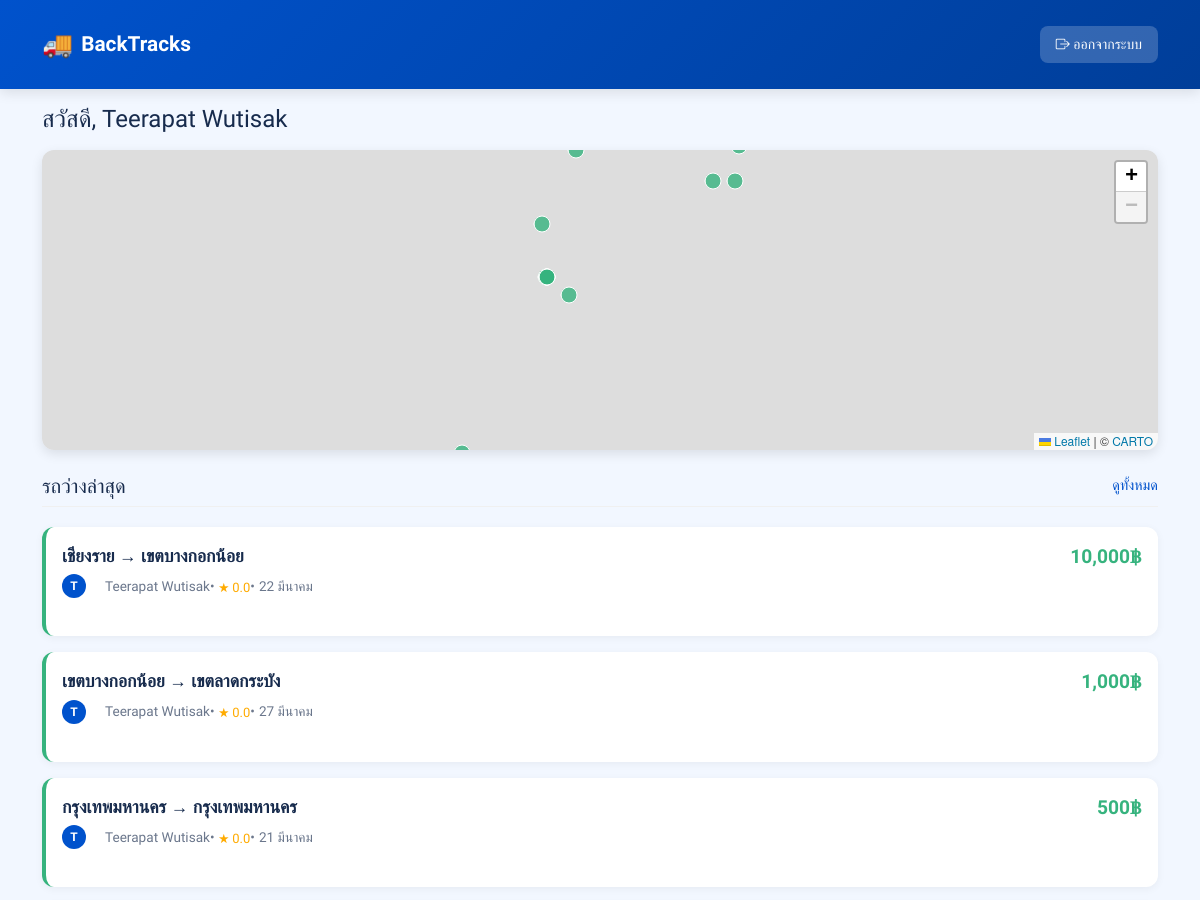
Before: /dashboard (signed in, upper part) with the older database file.
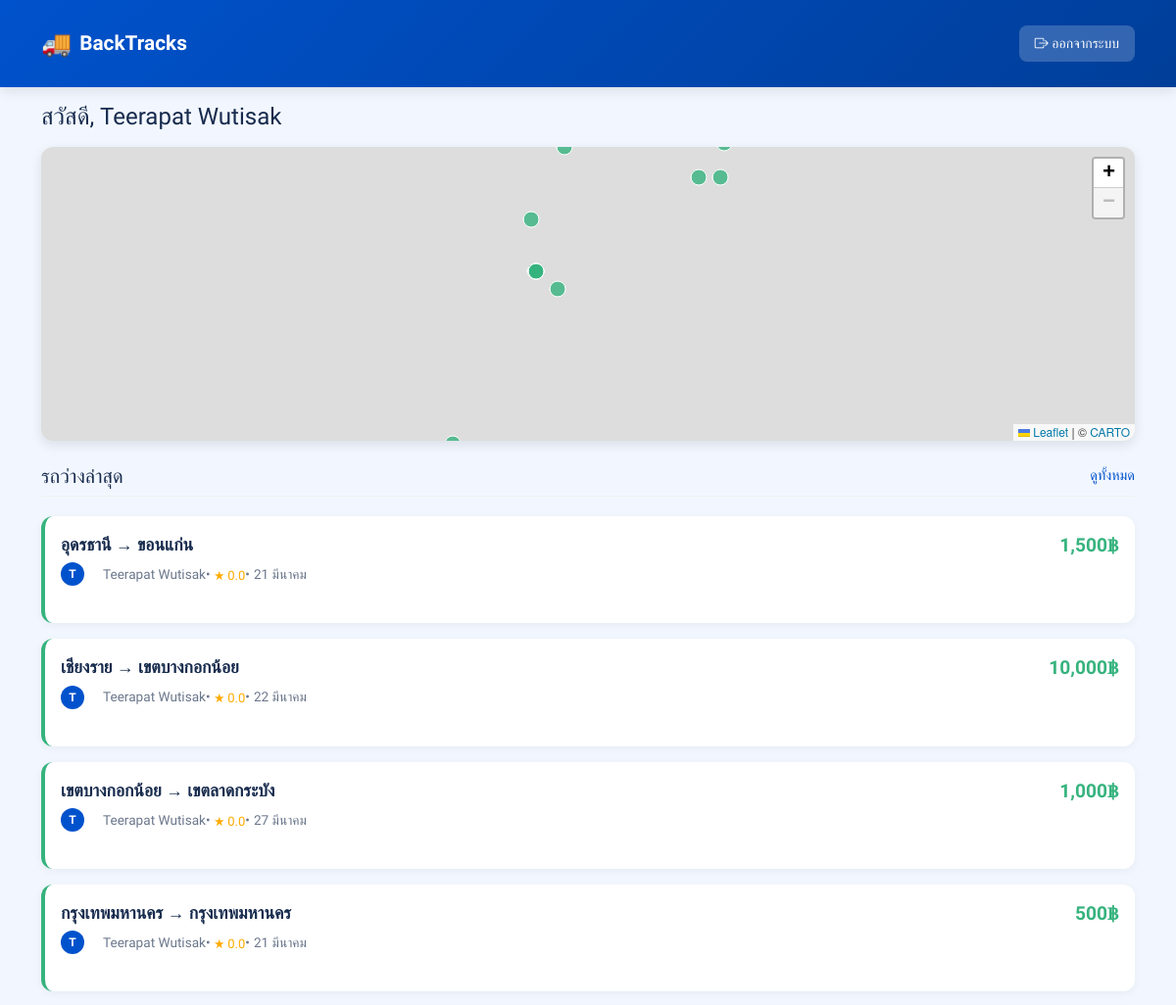
After: the same page with the newer database file.
### app.py (models this page shows)
class Truck(db.Model):
    id = db.Column(db.Integer, primary_key=True)
    user_id = db.Column(db.Integer, db.ForeignKey('user.id'), nullable=False)
    plate = db.Column(db.String(10), nullable=False)
    truck_type = db.Column(db.String(20), default="สไลด์หัวลาก", nullable=False)
    start = db.Column(db.String(50), nullable=False)
    dest = db.Column(db.String(50), nullable=False)
    return_date = db.Column(db.String(20), nullable=False)
    price = db.Column(db.Integer, nullable=False)
    lat = db.Column(db.Float, nullable=False)
    lon = db.Column(db.Float, nullable=False)
    is_confirmed = db.Column(db.Boolean, default=False)
    is_expired = db.Column(db.Boolean, default=False)
    created_at = db.Column(db.DateTime, default=datetime.now)
    updated_at = db.Column(db.DateTime, default=datetime.now, onupdate=datetime.now)
    review_count = db.Column(db.Integer, default=0)
    rating = db.Column(db.Float, default=0)

class User(UserMixin, db.Model):
    id = db.Column(db.Integer, primary_key=True)
    email = db.Column(db.String(120), unique=True, nullable=False)
    phone = db.Column(db.String(10), unique=True, nullable=False)
    password = db.Column(db.String(120), nullable=False)
    name = db.Column(db.String(120), nullable=True)
    is_admin = db.Column(db.Boolean, default=False)
    trucks = db.relationship('Truck', backref='user', lazy=True)
    created_at = db.Column(db.DateTime, default=datetime.now)

### app.py (the view, shortened to what this page needs)
@app.route("/dashboard", methods=["GET", "POST"])
@login_required
def dashboard():
    check_expired_trucks()
    trucks = Truck.query.filter_by(is_confirmed=False, is_expired=False).order_by(Truck.id.desc()).all() or []
    truck_form = TruckForm()
    contact_phone = "08-123-45678"
    notifications = Notification.query.filter_by(user_id=current_user.id, is_read=False).order_by(Notification.created_at.desc()).all()
    unread_count = len(notifications)
    for truck in trucks:
        truck.is_new = is_new_job(truck.return_date)
    return render_template(
        "dashboard.html",
        truck_form=truck_form,
        trucks=trucks,
        provinces=provinces,
        contact_phone=contact_phone,
        notifications=notifications,
        unread_count=unread_count
    )

### app.py (called while the page is built, shortened)
def format_thai_date(date_str):
    thai_months = {
        1: "มกราคม", 2: "กุมภาพันธ์", 3: "มีนาคม", 4: "เมษายน", 5: "พฤษภาคม", 6: "มิถุนายน",
        7: "กรกฎาคม", 8: "สิงหาคม", 9: "กันยายน", 10: "ตุลาคม", 11: "พฤศจิกายน", 12: "ธันวาคม"
    }
    date_obj = datetime.strptime(date_str, "%Y-%m-%d")
    return f"{date_obj.day} {thai_months[date_obj.month]}"

@app.template_filter('thai_date')
def thai_date_filter(date_str):
    return format_thai_date(date_str)

def is_new_job(return_date):
    try:
        return_date_obj = datetime.strptime(return_date, "%Y-%m-%d")
        now = datetime.now()
        days_diff = (return_date_obj - now).days
        return 0 <= days_diff <= 1
    except:
        return False

@login_manager.user_loader
def load_user(user_id):
    return db.session.get(User, int(user_id))

def check_expired_trucks():
    trucks = Truck.query.filter_by(is_confirmed=False, is_expired=False).all()
    now = datetime.now()
    for truck in trucks:
        return_date_obj = datetime.strptime(truck.return_date, "%Y-%m-%d")
        days_until_expiry = (return_date_obj - now).days
    db.session.commit()

### templates/dashboard.html (shortened to what this page needs)
{% extends "base.html" %}
{% block content %}
<div class="container">
    <div class="d-flex justify-content-between align-items-center mb-3">
        <h1 class="h4 mb-0">สวัสดี, {{ current_user.name }}</h1>
    </div>
    <div class="map-container">
        <div id="map"></div>
    </div>
    <div class="section-header d-flex justify-content-between align-items-center mt-4 mb-3">
        <h2 class="h5 mb-0">รถว่างล่าสุด</h2>
        <a href="{{ url_for('search') }}" class="view-all">ดูทั้งหมด</a>
    </div>
    <div class="truck-list">
        {% if trucks and trucks|length > 0 %}
            {% for truck in trucks %}
                <div class="truck-card animate__animated animate__fadeIn   " onclick="showTruckDetail({{ truck.id }})">
                    <div class="truck-card-header">
                        <div>
                            <div class="truck-route">{{ truck.start }} → {{ truck.dest }}</div>
                            <div class="truck-details d-flex align-items-center">
                                <div class="driver-avatar">{{ truck.user.name[0]|upper }}</div>
                                <span class="ms-1">{{ truck.user.name }}</span> •
                                <span class="rating ms-1">
                                    ★ {{ truck.rating }}
                                </span>
                                {% if not truck.is_confirmed %}
                                • <span class="ms-1">{{ truck.return_date|thai_date }}</span>
                                {% endif %}
                            </div>
                        </div>
                        <div class="truck-price {% if truck.is_confirmed %}confirmed{% endif %}">
                            {% if truck.is_confirmed %}
                                <span class="status-badge confirmed">จองแล้ว</span>
                            {% else %}
                                {{ "{:,}".format(truck.price) }}฿
                            {% endif %}
                        </div>
                    </div>
                </div>
            {% endfor %}
        {% endif %}
    </div>
</div>
{% endblock %}

Changed rows visible on the page:
added Truck: start "อุดรธานี", dest "ขอนแก่น", user "T", user.name "Teerapat Wutisak", rating "0.0", return_date|thai_date "21 มีนาคม", price "1,500"
